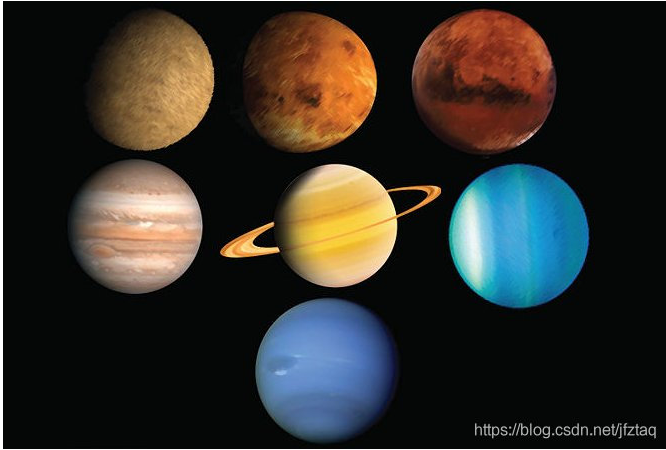
#> input picture edge_detection_algorithm_v1/test/tt.png, 666 x 450 px, given in place of 102124169191958027.jpg, which was not available
$ python main.py
#> lines starting #> are read from the running program, lines starting #| are printed output that depends on the picture; after the words box and inside, x2 and y2 are one past the last pixel; in counts of white or black regions, pixels touching at a corner belong together; pictures that were not available may be replaced by others from this repository, and a replacement may not be noted
import cv2
import numpy as np
import math
from matplotlib import pyplot as plt
font = cv2.FONT_HERSHEY_SIMPLEX
img = cv2.imread('102124169191958027.jpg', 0)
#> img: shape (450, 666); min 0, max 255, mean 45

# global thresholding
ret1, th1 = cv2.threshold(img, 127, 255, cv2.THRESH_BINARY)
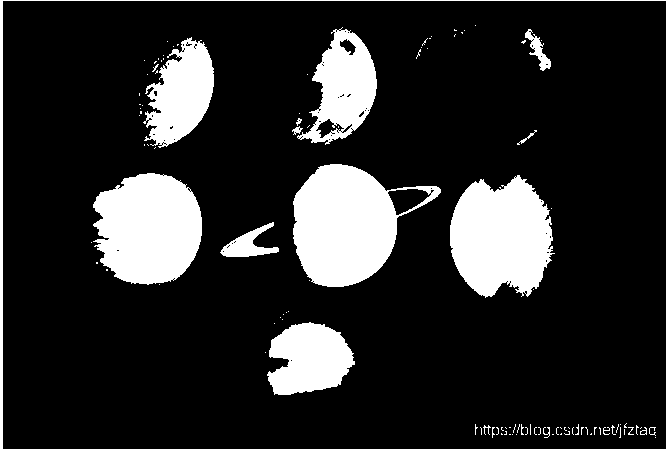
#> th1: shape (450, 666); 16.2% white; 112 white regions (94 under 20 px), largest, box (x1, y1, x2, y2) and area: (293, 164, 441, 287) 10541, (93, 173, 202, 285) 9568, (450, 175, 555, 298) 9536

# Otsu's thresholding
ret2, th2 = cv2.threshold(img, 0, 255, cv2.THRESH_BINARY+cv2.THRESH_OTSU)
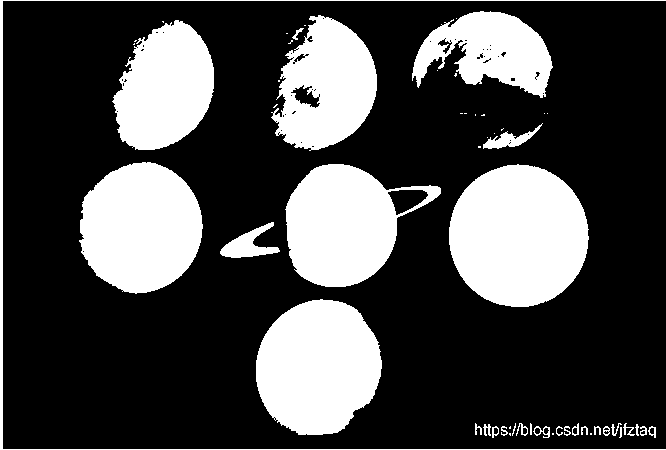
#> th2: shape (450, 666); 28% white; 56 white regions (26 under 20 px), largest, box (x1, y1, x2, y2) and area: (449, 164, 589, 307) 15675, (256, 299, 382, 435) 13250, (79, 162, 203, 294) 12543
#> ret2 = 74

# Otsu's thresholding after Gaussian filtering
blur = cv2.GaussianBlur(img, (5, 5), 0)
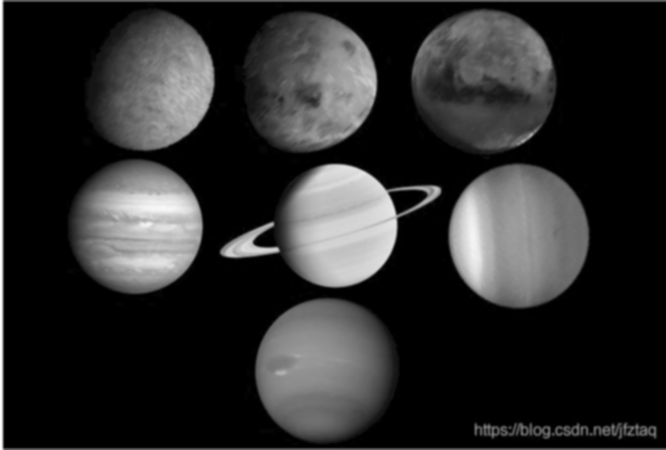
#> blur: shape (450, 666); min 0, max 255, mean 44.6
ret3, th3 = cv2.threshold(blur, 0, 255, cv2.THRESH_BINARY+cv2.THRESH_OTSU)
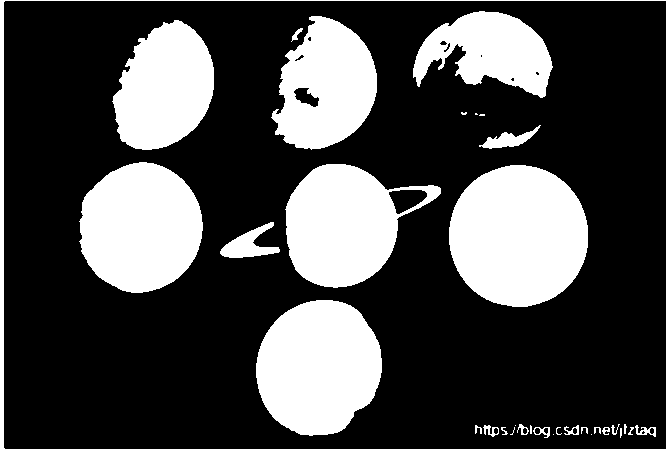
#> th3: shape (450, 666); 28.3% white; 34 white regions (10 under 20 px), largest, box (x1, y1, x2, y2) and area: (449, 165, 588, 307) 15608, (256, 300, 382, 436) 13292, (79, 162, 203, 293) 12567
#> ret3 = 73

# plot all the images and their histograms
images = [img, 0, th1,
          img, 0, th2,
          blur, 0, th3]
titles = ['Original Noisy Image', 'Histogram', 'Global Thresholding (v=127)',
          'Original Noisy Image', 'Histogram', "Otsu's Thresholding",
          'Gaussian filtered Image', 'Histogram', "Otsu's Thresholding"]
cv2.imwrite('th2.jpg', th2)
cv2.imwrite('th3.jpg', th3)
# [32 lines of commented-out code are left out]


img3 = cv2.GaussianBlur(th2, (5, 5), 0)
img4 = cv2.GaussianBlur(img, (5, 5), 0)
img5 = cv2.GaussianBlur(th3, (5, 5), 0)
canny = cv2.Canny(img3, 50, 550)
#> canny: shape (450, 666); 2.4% white in thin lines or dots
canny2 = cv2.Canny(img4, 50, 550)
#> canny2: shape (450, 666); 1.5% white in thin lines or dots
canny3 = cv2.Canny(img5, 50, 550)
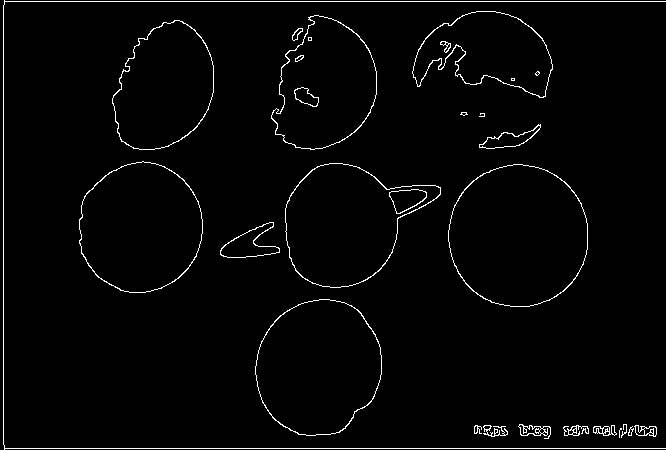
#> canny3: shape (450, 666); 2.2% white in thin lines or dots
cv2.imwrite('edge_th1.jpg', canny)
cv2.imwrite('edge_ori.jpg', canny2)
cv2.imwrite('edge_th3.jpg', canny3)
cv2.imwrite('gaussian_img.jpg', img4)


# cv2.imshow('Canny', canny)
# cv2.waitKey(0)
# cv2.destroyAllWindows()

img_2 = cv2.imread('circle.png', cv2.IMREAD_COLOR)
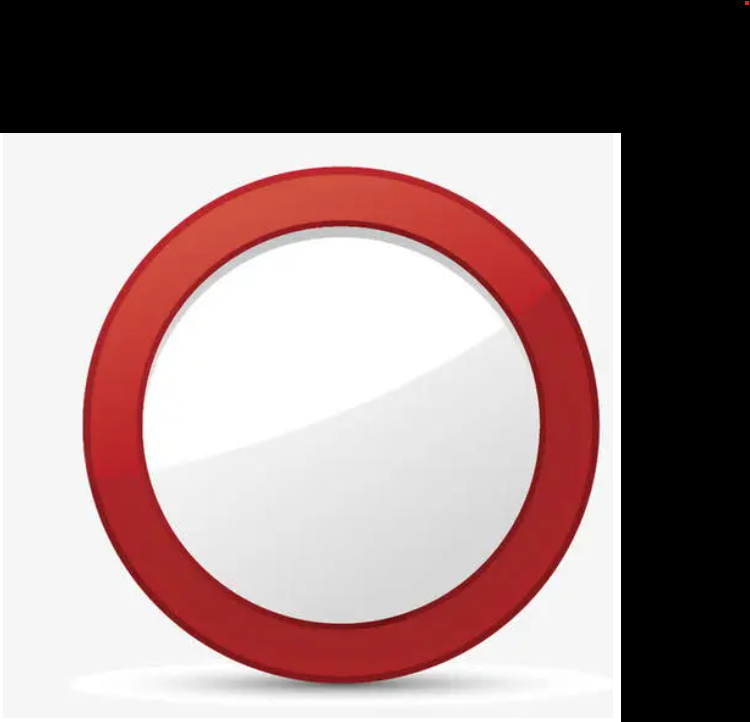
#> input picture edge_detection_algorithm_v1/test/circle.png, 750 x 722 px
#> img_2 is the input picture: shape (722, 750, 3); mean B, G, R 132, 132.2, 152.5
gray = cv2.cvtColor(img_2, cv2.COLOR_BGR2GRAY)
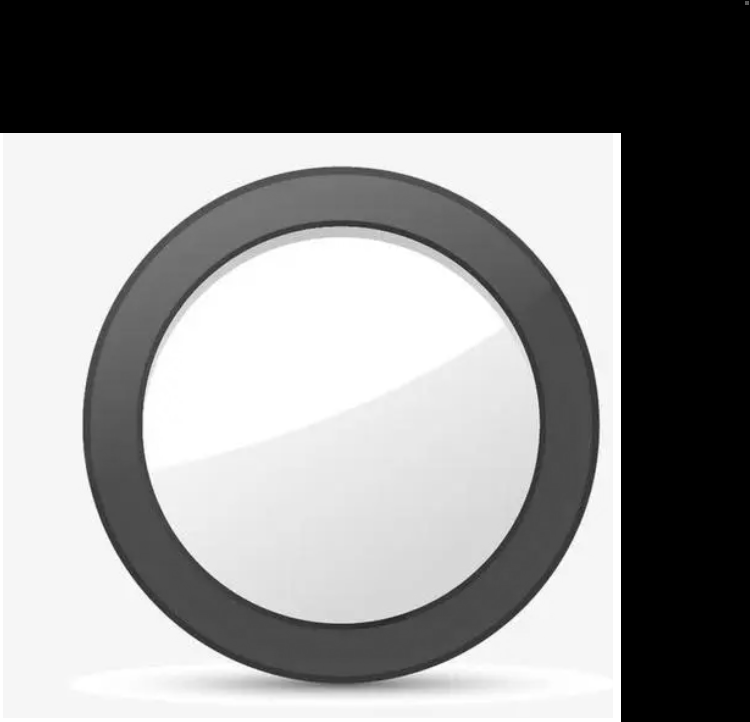
#> gray: shape (722, 750); min 0, max 255, mean 138.3
gray_blurred = cv2.blur(gray, (3, 3))
cv2.imwrite('gray_blurred.jpg', gray_blurred)

circles2 = cv2.HoughCircles(img4, cv2.HOUGH_GRADIENT, 1, 15, 550, 500, 500, 2000)
#> circles2 = [550, 0, 0, 0]
print(circles2)
#| [[550.]
#|  [  0.]
#|  [  0.]
#|  [  0.]]
# cv2.HoughCircles(canny3, circles2, cv2.HOUGH_GRADIENT, 1, 100, 110, 55, 0, 0)
# circles2 = cv2.HoughCircles(th3, cv2.HOUGH_GRADIENT, 1, 20, param1=50, param2=30, minRadius=1, maxRadius=200)
# circles2 = cv2.HoughCircles(canny3, cv2.HOUGH_GRADIENT_ALT, 1, 30, param1=300, param2=0.65, minRadius=150)
# if circles2 is not None:  # 如果识别出圆
#     for circle in circles2[0]:
#         #  获取圆的坐标与半径
#         i = circle
#         cv2.circle(img4, (int(i[0]), int(i[1])), int(i[2]), (0, 0, 255), 4)
#         cv2.imwrite('circle_th3_res.jpg', img4)
#         # cv2.imshow("img_cir", canny3)
#         # cv2.waitKey(0)
#         # cv2.destroyAllWindows()
# else:
#     # 如果识别不出，显示圆心不存在
#     print('no circle')
# cv2.destroyAllWindows()

# if circles2 is not None:
#
#     # Convert the circle parameters a, b and r to integers.
#     detected_circles = np.uint16(np.around(circles2))
#
#     for pt in detected_circles[0, :]:
#         a, b, r = pt[0], pt[1], pt[2]
#
#         # Draw the circumference of the circle.
#         cv2.circle(img_2, (pt[0], pt[1]), pt[2], (0, 255, 0), 4)
#
#         # # Draw a small circle (of radius 1) to show the center.
#         # cv2.circle(img_2, (a, b), 1, (0, 0, 255), 3)
#         cv2.imshow("Detected Circle", img_2)
#         cv2.waitKey(0)
# else:
#     print('no circle')
